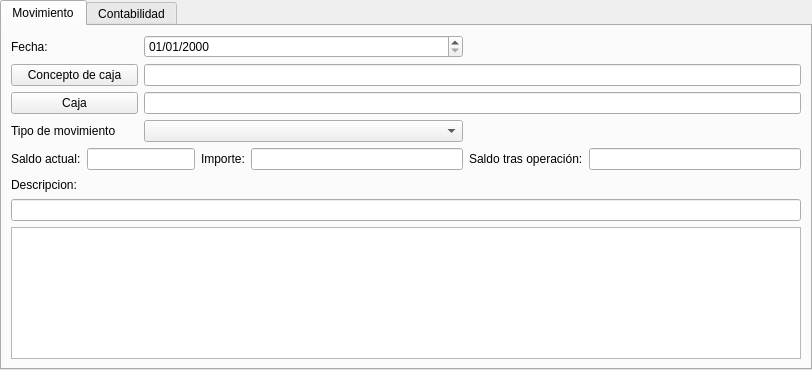
<?xml version="1.0" encoding="UTF-8"?>
<ui version="4.0">
 <class>f_caja</class>
 <widget class="QWidget" name="f_caja">
  <property name="geometry">
   <rect>
    <x>0</x>
    <y>0</y>
    <width>812</width>
    <height>370</height>
   </rect>
  </property>
  <property name="windowTitle">
   <string>Caja</string>
  </property>
  <layout class="QVBoxLayout" name="verticalLayout_2">
   <property name="leftMargin">
    <number>0</number>
   </property>
   <property name="topMargin">
    <number>0</number>
   </property>
   <property name="rightMargin">
    <number>0</number>
   </property>
   <property name="bottomMargin">
    <number>0</number>
   </property>
   <item>
    <widget class="QTabWidget" name="tabWidget">
     <property name="currentIndex">
      <number>0</number>
     </property>
     <widget class="QWidget" name="tab">
      <attribute name="title">
       <string>Movimiento</string>
      </attribute>
      <layout class="QGridLayout" name="gridLayout">
       <item row="0" column="0">
        <widget class="QLabel" name="label_5">
         <property name="sizePolicy">
          <sizepolicy hsizetype="Fixed" vsizetype="Preferred">
           <horstretch>0</horstretch>
           <verstretch>0</verstretch>
          </sizepolicy>
         </property>
         <property name="maximumSize">
          <size>
           <width>50</width>
           <height>16777215</height>
          </size>
         </property>
         <property name="text">
          <string>Fecha:</string>
         </property>
        </widget>
       </item>
       <item row="0" column="2" colspan="3">
        <widget class="DBDateTimeEdit" name="dbFecha">
         <property name="displayFormat">
          <string>dd/MM/yyyy</string>
         </property>
         <property name="fieldName">
          <string>fecha</string>
         </property>
         <property name="dataEditable">
          <bool>true</bool>
         </property>
        </widget>
       </item>
       <item row="1" column="0" colspan="2">
        <widget class="DBChooseRecordButton" name="db_idsubconcepto">
         <property name="text">
          <string>Concepto de caja</string>
         </property>
         <property name="fieldName">
          <string>idsubconcepto</string>
         </property>
         <property name="dataEditable">
          <bool>true</bool>
         </property>
        </widget>
       </item>
       <item row="1" column="2" colspan="5">
        <widget class="DBLineEdit" name="dbLineEdit">
         <property name="fieldName">
          <string>subconceptoscaja.descripcion</string>
         </property>
        </widget>
       </item>
       <item row="2" column="0" colspan="2">
        <widget class="DBChooseRecordButton" name="db_idcaja">
         <property name="text">
          <string>Caja</string>
         </property>
         <property name="fieldName">
          <string>idcaja</string>
         </property>
         <property name="dataEditable">
          <bool>true</bool>
         </property>
        </widget>
       </item>
       <item row="2" column="2" colspan="5">
        <widget class="DBLineEdit" name="db_cajanombre">
         <property name="fieldName">
          <string>cajas.nombre</string>
         </property>
        </widget>
       </item>
       <item row="3" column="0" colspan="2">
        <widget class="QLabel" name="label">
         <property name="text">
          <string>Tipo de movimiento</string>
         </property>
        </widget>
       </item>
       <item row="3" column="2" colspan="3">
        <widget class="DBComboBox" name="db_tipo">
         <property name="fieldName">
          <string>tipo</string>
         </property>
         <property name="dataEditable">
          <bool>true</bool>
         </property>
        </widget>
       </item>
       <item row="4" column="0">
        <widget class="QLabel" name="label_6">
         <property name="text">
          <string>Saldo actual:</string>
         </property>
        </widget>
       </item>
       <item row="4" column="1" colspan="2">
        <widget class="DBNumberEdit" name="db_saldoinicial">
         <property name="palette">
          <palette>
           <active>
            <colorrole role="Base">
             <brush brushstyle="SolidPattern">
              <color alpha="255">
               <red>234</red>
               <green>234</green>
               <blue>234</blue>
              </color>
             </brush>
            </colorrole>
           </active>
           <inactive>
            <colorrole role="Base">
             <brush brushstyle="SolidPattern">
              <color alpha="255">
               <red>255</red>
               <green>255</green>
               <blue>255</blue>
              </color>
             </brush>
            </colorrole>
           </inactive>
           <disabled>
            <colorrole role="Base">
             <brush brushstyle="SolidPattern">
              <color alpha="255">
               <red>240</red>
               <green>240</green>
               <blue>240</blue>
              </color>
             </brush>
            </colorrole>
           </disabled>
          </palette>
         </property>
         <property name="cursor">
          <cursorShape>ArrowCursor</cursorShape>
         </property>
         <property name="focusPolicy">
          <enum>Qt::NoFocus</enum>
         </property>
         <property name="fieldName">
          <string>saldoinicial</string>
         </property>
        </widget>
       </item>
       <item row="4" column="3">
        <widget class="QLabel" name="label_4">
         <property name="text">
          <string>Importe:</string>
         </property>
        </widget>
       </item>
       <item row="4" column="4">
        <widget class="DBNumberEdit" name="db_importe">
         <property name="fieldName">
          <string>importe</string>
         </property>
         <property name="dataEditable">
          <bool>true</bool>
         </property>
        </widget>
       </item>
       <item row="4" column="5">
        <widget class="QLabel" name="label_7">
         <property name="text">
          <string>Saldo tras operación:</string>
         </property>
        </widget>
       </item>
       <item row="4" column="6">
        <widget class="DBNumberEdit" name="db_saldofinal">
         <property name="palette">
          <palette>
           <active>
            <colorrole role="Base">
             <brush brushstyle="SolidPattern">
              <color alpha="255">
               <red>234</red>
               <green>234</green>
               <blue>234</blue>
              </color>
             </brush>
            </colorrole>
           </active>
           <inactive>
            <colorrole role="Base">
             <brush brushstyle="SolidPattern">
              <color alpha="255">
               <red>255</red>
               <green>255</green>
               <blue>255</blue>
              </color>
             </brush>
            </colorrole>
           </inactive>
           <disabled>
            <colorrole role="Base">
             <brush brushstyle="SolidPattern">
              <color alpha="255">
               <red>240</red>
               <green>240</green>
               <blue>240</blue>
              </color>
             </brush>
            </colorrole>
           </disabled>
          </palette>
         </property>
         <property name="cursor">
          <cursorShape>ArrowCursor</cursorShape>
         </property>
         <property name="focusPolicy">
          <enum>Qt::NoFocus</enum>
         </property>
         <property name="fieldName">
          <string>saldo_final</string>
         </property>
        </widget>
       </item>
       <item row="5" column="0">
        <widget class="QLabel" name="label_2">
         <property name="text">
          <string>Descripcion:</string>
         </property>
        </widget>
       </item>
       <item row="5" column="1" colspan="6">
        <spacer name="horizontalSpacer_12">
         <property name="orientation">
          <enum>Qt::Horizontal</enum>
         </property>
         <property name="sizeHint" stdset="0">
          <size>
           <width>681</width>
           <height>17</height>
          </size>
         </property>
        </spacer>
       </item>
       <item row="6" column="0" colspan="7">
        <widget class="DBLineEdit" name="dbDescripcion">
         <property name="fieldName">
          <string>descripcion</string>
         </property>
         <property name="dataEditable">
          <bool>true</bool>
         </property>
        </widget>
       </item>
       <item row="7" column="0" colspan="7">
        <widget class="DBRichTextEdit" name="db_observaciones">
         <property name="fieldName">
          <string>observaciones</string>
         </property>
         <property name="dataEditable">
          <bool>true</bool>
         </property>
        </widget>
       </item>
      </layout>
     </widget>
     <widget class="QWidget" name="tab_2">
      <attribute name="title">
       <string>Contabilidad</string>
      </attribute>
      <layout class="QGridLayout" name="gridLayout_2">
       <item row="0" column="1">
        <widget class="DBNumberEdit" name="db_co_asientos_numero">
         <property name="maximumSize">
          <size>
           <width>100</width>
           <height>16777215</height>
          </size>
         </property>
         <property name="fieldName">
          <string>co_partidas.father.co_asientos.father.numero</string>
         </property>
        </widget>
       </item>
       <item row="0" column="0">
        <widget class="QLabel" name="label_20">
         <property name="sizePolicy">
          <sizepolicy hsizetype="Maximum" vsizetype="Preferred">
           <horstretch>0</horstretch>
           <verstretch>0</verstretch>
          </sizepolicy>
         </property>
         <property name="text">
          <string>Nº Asiento</string>
         </property>
        </widget>
       </item>
       <item row="1" column="0">
        <widget class="QLabel" name="label_21">
         <property name="font">
          <font>
           <weight>75</weight>
           <bold>true</bold>
          </font>
         </property>
         <property name="text">
          <string>Partidas</string>
         </property>
        </widget>
       </item>
       <item row="0" column="3">
        <widget class="QLabel" name="label_19">
         <property name="text">
          <string>Fecha</string>
         </property>
        </widget>
       </item>
       <item row="2" column="0" colspan="5">
        <widget class="DBTableView" name="co_partidas.co_asientos.co_partidas">
         <property name="internalData">
          <bool>true</bool>
         </property>
         <property name="relationName">
          <string>co_partidas.co_asientos.co_partidas</string>
         </property>
         <property name="allowedEdit">
          <bool>false</bool>
         </property>
         <property name="visibleColumns">
          <string>codsubcuenta;concepto;debe;haber</string>
         </property>
        </widget>
       </item>
       <item row="0" column="4">
        <widget class="DBDateTimeEdit" name="db_co_asientos_fecha">
         <property name="sizePolicy">
          <sizepolicy hsizetype="Preferred" vsizetype="Fixed">
           <horstretch>0</horstretch>
           <verstretch>0</verstretch>
          </sizepolicy>
         </property>
         <property name="minimumSize">
          <size>
           <width>150</width>
           <height>23</height>
          </size>
         </property>
         <property name="displayFormat">
          <string>dd/MM/yyyy</string>
         </property>
         <property name="fieldName">
          <string>co_partidas.father.co_asientos.father.fecha</string>
         </property>
        </widget>
       </item>
       <item row="0" column="2">
        <spacer name="horizontalSpacer">
         <property name="orientation">
          <enum>Qt::Horizontal</enum>
         </property>
         <property name="sizeHint" stdset="0">
          <size>
           <width>40</width>
           <height>20</height>
          </size>
         </property>
        </spacer>
       </item>
      </layout>
     </widget>
    </widget>
   </item>
  </layout>
 </widget>
 <customwidgets>
  <customwidget>
   <class>DBChooseRecordButton</class>
   <extends>QPushButton</extends>
   <header>widgets/dbchooserecordbutton.h</header>
  </customwidget>
  <customwidget>
   <class>DBComboBox</class>
   <extends>QComboBox</extends>
   <header>widgets/dbcombobox.h</header>
  </customwidget>
  <customwidget>
   <class>DBDateTimeEdit</class>
   <extends>QDateTimeEdit</extends>
   <header>widgets/dbdatetimeedit.h</header>
  </customwidget>
  <customwidget>
   <class>DBLineEdit</class>
   <extends>QLineEdit</extends>
   <header>widgets/dblineedit.h</header>
  </customwidget>
  <customwidget>
   <class>DBNumberEdit</class>
   <extends>QLineEdit</extends>
   <header>widgets/dbnumberedit.h</header>
  </customwidget>
  <customwidget>
   <class>DBTableView</class>
   <extends>QTableView</extends>
   <header>widgets/dbtableview.h</header>
  </customwidget>
  <customwidget>
   <class>DBRichTextEdit</class>
   <extends>QTextEdit</extends>
   <header>widgets/dbrichtextedit.h</header>
  </customwidget>
 </customwidgets>
 <tabstops>
  <tabstop>tabWidget</tabstop>
 </tabstops>
 <resources/>
 <connections/>
</ui>
